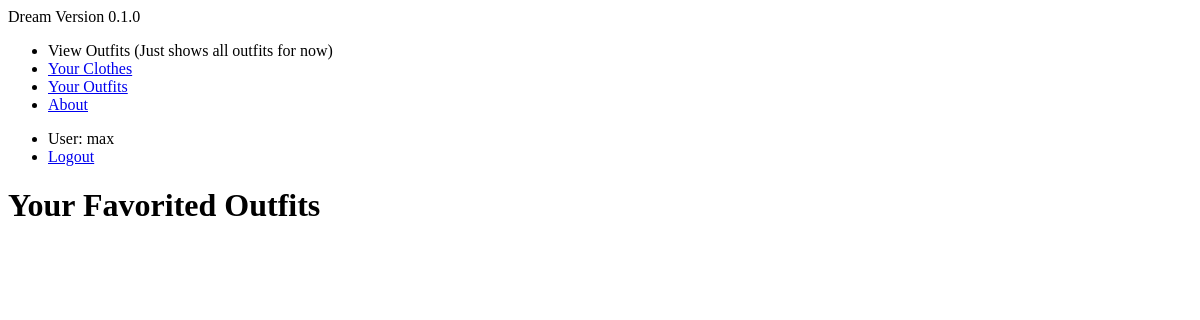
The page /clothing/favorite-outfits/ (signed in) on the database as committed earlier.
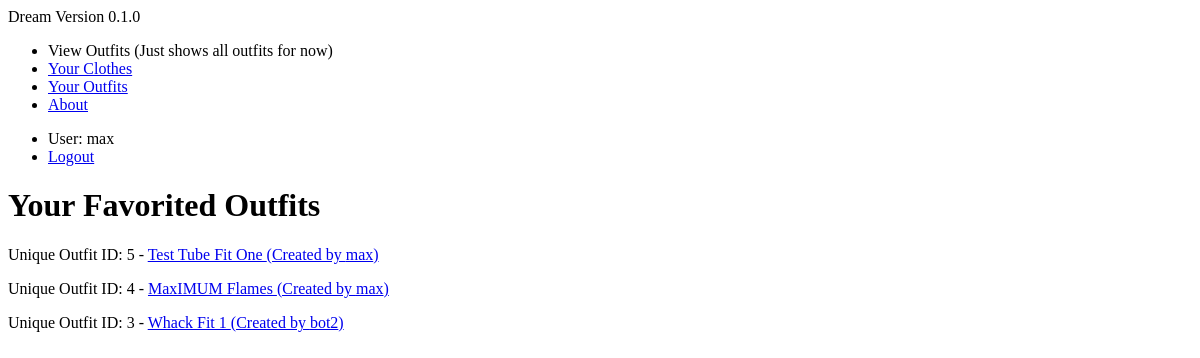
The same page on the database as committed later.
### clothing/models.py (models this page shows, shortened)
class Outfit(models.Model):
    title = models.CharField(max_length=120)
    top = models.ForeignKey('Article', on_delete=models.SET_NULL, related_name="outfit_top", null=True)
    bottom = models.ForeignKey('Article', on_delete=models.SET_NULL, related_name="outfit_bottom", null=True)
    shoes = models.ForeignKey('Article', on_delete=models.SET_NULL , related_name="outfit_shoes", null=True)
    creator = models.ForeignKey(User, on_delete=models.SET_NULL, null=True)
    favorited = models.ManyToManyField(User, blank=True, related_name="outfit_favorited_by")
    def get_absolute_url(self):
        return reverse('clothing:outfit-detail', kwargs={"pk": self.pk})

### clothing/views.py (the view)
# urls.py: path('favorite-outfits/', FavoritedOutfitListView.as_view(), name='favorite-outfit-list'),
class FavoritedOutfitListView(ListView, LoginRequiredMixin):
    template_name = 'clothing/favorited_outfit_list.html'
    def get_queryset(self):
        return self.request.user.outfit_favorited_by.all()

### clothing/templates/clothing/favorited_outfit_list.html
{% extends 'base.html' %}
{% block content %}
<h1>Your Favorited Outfits</h1>
{% for instance in object_list %}
<p> Unique Outfit ID: {{ instance.id }} - <a href='{{ instance.get_absolute_url }}'>{{ instance.title }} (Created by {{ instance.creator }})</a>
{% endfor %}
{% endblock %}

Rows that differ between the two databases and show on the page:
added Outfit: id "5", title "Test Tube Fit One", creator "max"
added Outfit: id "4", title "MaxIMUM Flames", creator "max"
now on this page (row edited): Outfit: id "3", title "Whack Fit 1", creator "bot2"
